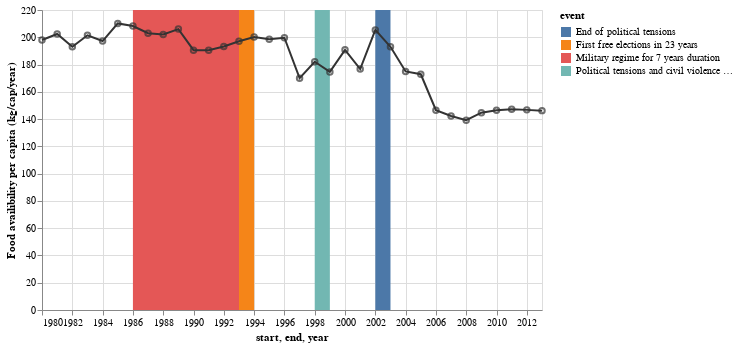

Notebook code for this chart:
### Markdown cell above
Plotting the evolution of food availibility over year  on  a graph which shows all the political events for each country.

### Code cell
Lesotho = [
      {"year": "1980", "Food availibility per capita (kg/cap/year)": 197.996871},
      {"year": "1981", "Food availibility per capita (kg/cap/year)": 202.423694},
      {"year": "1982", "Food availibility per capita (kg/cap/year)": 193.041706},
      {"year": "1983", "Food availibility per capita (kg/cap/year)": 201.475150},
      {"year": "1984", "Food availibility per capita (kg/cap/year)": 197.231876},
      {"year": "1985", "Food availibility per capita (kg/cap/year)": 210.156059},
      {"year": "1986", "Food availibility per capita (kg/cap/year)": 208.260873},
      {"year": "1987", "Food availibility per capita (kg/cap/year)": 202.994931},
      {"year": "1988", "Food availibility per capita (kg/cap/year)": 201.991740},
      {"year": "1989", "Food availibility per capita (kg/cap/year)": 205.993724},
      {"year": "1990", "Food availibility per capita (kg/cap/year)": 190.520875},
      {"year": "1991", "Food availibility per capita (kg/cap/year)": 190.503500},
      {"year": "1992", "Food availibility per capita (kg/cap/year)": 193.248624},
      {"year": "1993", "Food availibility per capita (kg/cap/year)": 197.062710},
      {"year": "1994", "Food availibility per capita (kg/cap/year)": 200.253190},
      {"year": "1995", "Food availibility per capita (kg/cap/year)": 198.524028},
      {"year": "1996", "Food availibility per capita (kg/cap/year)": 199.640781},
      {"year": "1997", "Food availibility per capita (kg/cap/year)": 170.009046},
      {"year": "1998", "Food availibility per capita (kg/cap/year)": 182.064144},
      {"year": "1999", "Food availibility per capita (kg/cap/year)": 174.599540},
      {"year": "2000", "Food availibility per capita (kg/cap/year)": 190.779771},
      {"year": "2001", "Food availibility per capita (kg/cap/year)": 176.674074},
      {"year": "2002", "Food availibility per capita (kg/cap/year)": 205.391258},
      {"year": "2003", "Food availibility per capita (kg/cap/year)": 193.019098},
      {"year": "2004", "Food availibility per capita (kg/cap/year)": 174.964110},
      {"year": "2005", "Food availibility per capita (kg/cap/year)": 172.891474},
      {"year": "2006", "Food availibility per capita (kg/cap/year)": 146.482077},
      {"year": "2007", "Food availibility per capita (kg/cap/year)": 142.319852},
      {"year": "2008", "Food availibility per capita (kg/cap/year)": 139.198946},
      {"year": "2009", "Food availibility per capita (kg/cap/year)": 144.691856},
      {"year": "2010", "Food availibility per capita (kg/cap/year)": 146.429676},
      {"year": "2011", "Food availibility per capita (kg/cap/year)": 147.272747},
      {"year": "2012", "Food availibility per capita (kg/cap/year)": 146.758787},
      {"year": "2013", "Food availibility per capita (kg/cap/year)": 146.207426},
    ]

Events = [{"start": "1986","end": "1993","event": "Military regime for 7 years duration"},{"start": "1993","end": "1994","event": "First free elections in 23 years"},{"start":"1998","end":"1999","event":"Political tensions and civil violence (more than 1000 deaths)"},{"start":"2002","end":"2003","event":"End of political tensions"}]


Lesotho = alt.pd.DataFrame(Lesotho)
Events = alt.pd.DataFrame(Events)


line = alt.Chart(Lesotho).mark_line(color='#333').encode(
    alt.X('year:T', axis=alt.Axis(format='%Y')),
    y='Food availibility per capita (kg/cap/year)'
).properties(
    width=500,
    height=300
)

point = line.mark_point(color='#333')

rect = alt.Chart(Events).mark_rect().encode(
    x='start:T',
    x2='end:T',
    color='event:N'
)

rect + line + point

### Figure 1 — Vega-Lite specification as saved in the notebook (floating-point values rounded to 4 significant figures)
{"config": {"view": {"continuousWidth": 400, "continuousHeight": 300}}, "layer": [{"data": {"name": "data-6efddd4a3267c197a78966b16d2c1acb"}, "mark": "rect", "encoding": {"color": {"type": "nominal", "field": "event"}, "x": {"type": "temporal", "field": "start"}, "x2": {"field": "end"}}}, {"data": {"name": "data-74da169c12c0f410b95a1f97ed06cb90"}, "mark": {"type": "line", "color": "#333"}, "encoding": {"x": {"type": "temporal", "axis": {"format": "%Y"}, "field": "year"}, "y": {"type": "quantitative", "field": "Food availibility per capita (kg/cap/year)"}}, "height": 300, "width": 500}, {"data": {"name": "data-74da169c12c0f410b95a1f97ed06cb90"}, "mark": {"type": "point", "color": "#333"}, "encoding": {"x": {"type": "temporal", "axis": {"format": "%Y"}, "field": "year"}, "y": {"type": "quantitative", "field": "Food availibility per capita (kg/cap/year)"}}, "height": 300, "width": 500}], "$schema": "https://vega.github.io/schema/vega-lite/v4.8.1.json", "datasets": {"data-6efddd4a3267c197a78966b16d2c1acb": [{"start": "1986", "end": "1993", "event": "Military regime for 7 years duration"}, {"start": "1993", "end": "1994", "event": "First free elections in 23 years"}, {"start": "1998", "end": "1999", "event": "Political tensions and civil violence (more than 1000 deaths)"}, {"start": "2002", "end": "2003", "event": "End of political tensions"}], "data-74da169c12c0f410b95a1f97ed06cb90": [{"year": "1980", "Food availibility per capita (kg/cap/year)": 198.0}, {"year": "1981", "Food availibility per capita (kg/cap/year)": 202.4}, {"year": "1982", "Food availibility per capita (kg/cap/year)": 193.0}, {"year": "1983", "Food availibility per capita (kg/cap/year)": 201.5}, {"year": "1984", "Food availibility per capita (kg/cap/year)": 197.2}, {"year": "1985", "Food availibility per capita (kg/cap/year)": 210.2}, {"year": "1986", "Food availibility per capita (kg/cap/year)": 208.3}, {"year": "1987", "Food availibility per capita (kg/cap/year)": 203.0}, {"year": "1988", "Food availibility per capita (kg/cap/year)": 202.0}, {"year": "1989", "Food availibility per capita (kg/cap/year)": 206.0}, {"year": "1990", "Food availibility per capita (kg/cap/year)": 190.5}, {"year": "1991", "Food availibility per capita (kg/cap/year)": 190.5}, {"year": "1992", "Food availibility per capita (kg/cap/year)": 193.2}, {"year": "1993", "Food availibility per capita (kg/cap/year)": 197.1}, {"year": "1994", "Food availibility per capita (kg/cap/year)": 200.3}, {"year": "1995", "Food availibility per capita (kg/cap/year)": 198.5}, {"year": "1996", "Food availibility per capita (kg/cap/year)": 199.6}, {"year": "1997", "Food availibility per capita (kg/cap/year)": 170.0}, {"year": "1998", "Food availibility per capita (kg/cap/year)": 182.1}, {"year": "1999", "Food availibility per capita (kg/cap/year)": 174.6}, {"year": "2000", "Food availibility per capita (kg/cap/year)": 190.8}, {"year": "2001", "Food availibility per capita (kg/cap/year)": 176.7}, {"year": "2002", "Food availibility per capita (kg/cap/year)": 205.4}, {"year": "2003", "Food availibility per capita (kg/cap/year)": 193.0}, {"year": "2004", "Food availibility per capita (kg/cap/year)": 175.0}, {"year": "2005", "Food availibility per capita (kg/cap/year)": 172.9}, {"year": "2006", "Food availibility per capita (kg/cap/year)": 146.5}, {"year": "2007", "Food availibility per capita (kg/cap/year)": 142.3}, {"year": "2008", "Food availibility per capita (kg/cap/year)": 139.2}, {"year": "2009", "Food availibility per capita (kg/cap/year)": 144.7}, {"year": "2010", "Food availibility per capita (kg/cap/year)": 146.4}, {"year": "2011", "Food availibility per capita (kg/cap/year)": 147.3}, {"year": "2012", "Food availibility per capita (kg/cap/year)": 146.8}, {"year": "2013", "Food availibility per capita (kg/cap/year)": 146.2}]}}
